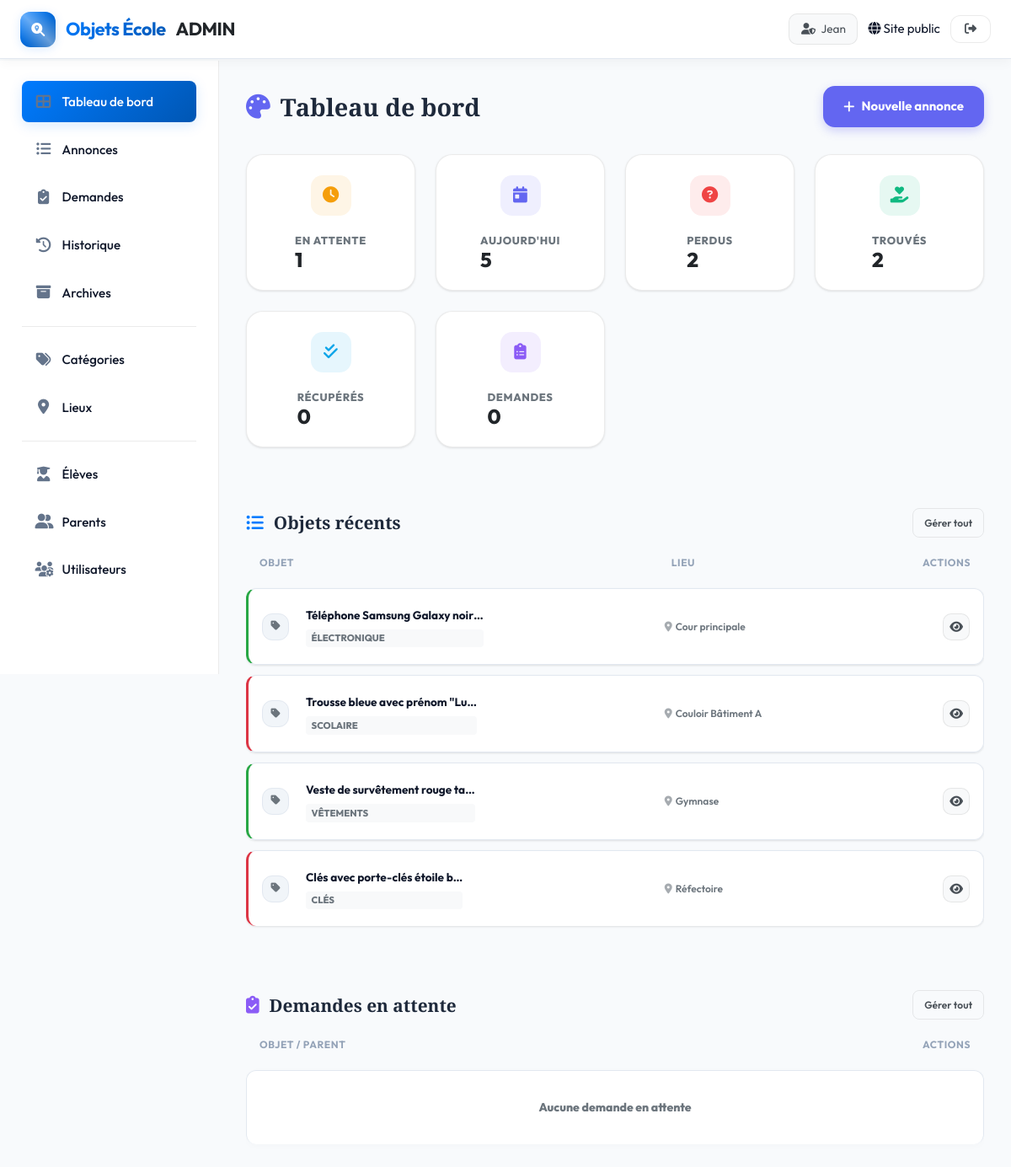
The page /admin/index.php (signed in) on the database its author committed.
### tables this page shows
CREATE TABLE utilisateurs (
    id INT AUTO_INCREMENT PRIMARY KEY,
    login VARCHAR(100) UNIQUE NOT NULL,
    mot_de_passe_hash VARCHAR(255) NOT NULL,
    role ENUM('admin','personnel','parent') NOT NULL DEFAULT 'parent',
    nom VARCHAR(100) NOT NULL,
    prenom VARCHAR(100) NOT NULL,
    email VARCHAR(150),
    tel VARCHAR(20),
    cin VARCHAR(30),
    actif TINYINT(1) DEFAULT 1,
    date_creation TIMESTAMP DEFAULT CURRENT_TIMESTAMP
);

CREATE TABLE annonces (
    id INT AUTO_INCREMENT PRIMARY KEY,
    type ENUM('perdu','trouve') NOT NULL,
    categorie_id INT NOT NULL,
    lieu_id INT NOT NULL,
    description TEXT NOT NULL,
    photo VARCHAR(255),
    contact_email VARCHAR(150),
    contact_tel VARCHAR(20),
    date_objet DATE,
    statut ENUM('en_attente','valide','recupere','donne','archive') DEFAULT 'en_attente',
    ip_utilisateur VARCHAR(45),
    declarant_nom VARCHAR(150),
    declarant_email VARCHAR(150),
    user_id INT NULL,
    date_creation TIMESTAMP DEFAULT CURRENT_TIMESTAMP,
    date_modification TIMESTAMP DEFAULT CURRENT_TIMESTAMP ON UPDATE CURRENT_TIMESTAMP,
    FOREIGN KEY (categorie_id) REFERENCES categories(id),
    FOREIGN KEY (lieu_id) REFERENCES lieux(id),
    FOREIGN KEY (user_id) REFERENCES utilisateurs(id) ON DELETE SET NULL
);

CREATE TABLE categories (
    id INT AUTO_INCREMENT PRIMARY KEY,
    nom VARCHAR(100) NOT NULL,
    icone VARCHAR(50) DEFAULT 'fas fa-box',
    date_creation TIMESTAMP DEFAULT CURRENT_TIMESTAMP
);

CREATE TABLE lieux (
    id INT AUTO_INCREMENT PRIMARY KEY,
    nom VARCHAR(150) NOT NULL,
    batiment VARCHAR(100),
    date_creation TIMESTAMP DEFAULT CURRENT_TIMESTAMP
);

### includes/functions.php (called while the page is built, shortened)
<?php
function url(string $path): string {
    return BASE_URL . '/' . ltrim($path, '/');
}

### includes/auth.php (called while the page is built, shortened)
<?php
function getCurrentUser(): ?array {
    $pdo = getDB();
    $stmt = $pdo->prepare("SELECT * FROM utilisateurs WHERE id = ? AND actif = 1");
    $stmt->execute([$_SESSION['user_id']]);
    return $stmt->fetch() ?: null;
}
function clean(string $str): string {
    return htmlspecialchars(trim($str), ENT_QUOTES, 'UTF-8');
}

### admin/index.php (the view, shortened to what this page needs)
<?php
$active_page = 'dashboard';
require_once __DIR__ . '/../includes/admin_header.php';
$stats_v2 = $pdo->query("
    SELECT
        SUM(statut='en_attente') AS en_attente,
        SUM(DATE(date_creation)=CURDATE()) AS aujourd_hui,
        SUM(statut='valide' AND type='perdu') AS perdus_actifs,
        SUM(statut='valide' AND type='trouve') AS trouves_actifs,
        SUM(statut='recupere') AS recuperes,
        (SELECT COUNT(*) FROM demandes_recuperation WHERE statut='en_attente') AS nb_demandes
    FROM annonces
")->fetch();
$demandes_en_attente_list = $pdo->query("
    SELECT dr.*,
           a.description AS annonce_desc, a.type AS annonce_type,
           u.nom AS parent_nom, e.prenom AS eleve_prenom, e.classe
    FROM demandes_recuperation dr
    JOIN annonces a ON dr.annonce_id = a.id
    JOIN utilisateurs u ON dr.parent_id = u.id
    JOIN eleves e ON dr.eleve_id = e.id
    WHERE dr.statut = 'en_attente'
    ORDER BY dr.date_demande DESC
")->fetchAll();
$objets_recents = $pdo->query("
    SELECT a.*, c.nom AS cat_nom, l.nom AS lieu_nom
    FROM annonces a
    JOIN categories c ON a.categorie_id = c.id
    JOIN lieux l ON a.lieu_id = l.id
    WHERE a.statut = 'valide'
    ORDER BY a.date_creation DESC LIMIT 5
")->fetchAll();
?>
<div class="vue-ensemble-header">
  <div class="vue-ensemble-title">
    <i class="fas fa-palette" style="color:#6366f1;"></i> Tableau de bord
  </div>
  <a href="<?= url('admin/annonces.php?action=nouveau') ?>" class="btn-new-annonce">
    <i class="fas fa-plus"></i> Nouvelle annonce
  </a>
</div>
<div class="kpi-grid-v3" style="display:grid; grid-template-columns:repeat(auto-fit, minmax(180px, 1fr)); gap:1.5rem; margin-bottom:2.5rem;">
  <div class="kpi-card-v3" style="background:var(--surface); padding:1.5rem; border-radius:20px; border:1px solid var(--border); box-shadow:var(--shadow-sm); display:flex; align-items:center; gap:1.2rem; transition:var(--transition);">
    <div class="kpi-icon-v3" style="width:48px; height:48px; border-radius:14px; display:flex; align-items:center; justify-content:center; font-size:1.2rem; background:rgba(245, 158, 11, 0.1); color:#f59e0b;"><i class="fas fa-clock"></i></div>
    <div class="kpi-info-v3">
      <h3 style="margin:0; font-size:0.8rem; color:var(--text3); text-transform:uppercase; letter-spacing:0.05em;">En attente</h3>
      <div class="value" style="font-size:1.5rem; font-weight:800; color:var(--text);"><?= (int)$stats_v2['en_attente'] ?></div>
    </div>
  </div>
  <div class="kpi-card-v3" style="background:var(--surface); padding:1.5rem; border-radius:20px; border:1px solid var(--border); box-shadow:var(--shadow-sm); display:flex; align-items:center; gap:1.2rem; transition:var(--transition);">
    <div class="kpi-icon-v3" style="width:48px; height:48px; border-radius:14px; display:flex; align-items:center; justify-content:center; font-size:1.2rem; background:rgba(99, 102, 241, 0.1); color:#6366f1;"><i class="fas fa-calendar-day"></i></div>
    <div class="kpi-info-v3">
      <h3 style="margin:0; font-size:0.8rem; color:var(--text3); text-transform:uppercase; letter-spacing:0.05em;">Aujourd'hui</h3>
      <div class="value" style="font-size:1.5rem; font-weight:800; color:var(--text);"><?= (int)$stats_v2['aujourd_hui'] ?></div>
    </div>
  </div>
  <div class="kpi-card-v3" style="background:var(--surface); padding:1.5rem; border-radius:20px; border:1px solid var(--border); box-shadow:var(--shadow-sm); display:flex; align-items:center; gap:1.2rem; transition:var(--transition);">
    <div class="kpi-icon-v3" style="width:48px; height:48px; border-radius:14px; display:flex; align-items:center; justify-content:center; font-size:1.2rem; background:rgba(239, 68, 68, 0.1); color:#ef4444;"><i class="fas fa-question-circle"></i></div>
    <div class="kpi-info-v3">
      <h3 style="margin:0; font-size:0.8rem; color:var(--text3); text-transform:uppercase; letter-spacing:0.05em;">Perdus</h3>
      <div class="value" style="font-size:1.5rem; font-weight:800; color:var(--text);"><?= (int)$stats_v2['perdus_actifs'] ?></div>
    </div>
  </div>
  <div class="kpi-card-v3" style="background:var(--surface); padding:1.5rem; border-radius:20px; border:1px solid var(--border); box-shadow:var(--shadow-sm); display:flex; align-items:center; gap:1.2rem; transition:var(--transition);">
    <div class="kpi-icon-v3" style="width:48px; height:48px; border-radius:14px; display:flex; align-items:center; justify-content:center; font-size:1.2rem; background:rgba(16, 185, 129, 0.1); color:#10b981;"><i class="fas fa-hand-holding-heart"></i></div>
    <div class="kpi-info-v3">
      <h3 style="margin:0; font-size:0.8rem; color:var(--text3); text-transform:uppercase; letter-spacing:0.05em;">Trouvés</h3>
      <div class="value" style="font-size:1.5rem; font-weight:800; color:var(--text);"><?= (int)$stats_v2['trouves_actifs'] ?></div>
    </div>
  </div>
  <div class="kpi-card-v3" style="background:var(--surface); padding:1.5rem; border-radius:20px; border:1px solid var(--border); box-shadow:var(--shadow-sm); display:flex; align-items:center; gap:1.2rem; transition:var(--transition);">
    <div class="kpi-icon-v3" style="width:48px; height:48px; border-radius:14px; display:flex; align-items:center; justify-content:center; font-size:1.2rem; background:rgba(14, 165, 233, 0.1); color:#0ea5e9;"><i class="fas fa-check-double"></i></div>
    <div class="kpi-info-v3">
      <h3 style="margin:0; font-size:0.8rem; color:var(--text3); text-transform:uppercase; letter-spacing:0.05em;">Récupérés</h3>
      <div class="value" style="font-size:1.5rem; font-weight:800; color:var(--text);"><?= (int)$stats_v2['recuperes'] ?></div>
    </div>
  </div>
  <div class="kpi-card-v3" style="background:var(--surface); padding:1.5rem; border-radius:20px; border:1px solid var(--border); box-shadow:var(--shadow-sm); display:flex; align-items:center; gap:1.2rem; transition:var(--transition);">
    <div class="kpi-icon-v3" style="width:48px; height:48px; border-radius:14px; display:flex; align-items:center; justify-content:center; font-size:1.2rem; background:rgba(139, 92, 246, 0.1); color:#8b5cf6;"><i class="fas fa-clipboard-list"></i></div>
    <div class="kpi-info-v3">
      <h3 style="margin:0; font-size:0.8rem; color:var(--text3); text-transform:uppercase; letter-spacing:0.05em;">Demandes</h3>
      <div class="value" style="font-size:1.5rem; font-weight:800; color:var(--text);"><?= (int)$stats_v2['nb_demandes'] ?></div>
    </div>
  </div>
</div>
<div class="dashboard-split-layout">
  <div class="dashboard-col">
    <div class="vue-ensemble-header" style="margin-top:2rem; margin-bottom:1.5rem;">
      <div class="vue-ensemble-title" style="font-size:1.3rem;">
        <i class="fas fa-list-ul" style="color:var(--accent);"></i> Objets récents
      </div>
      <a href="<?= url('admin/annonces.php') ?>" class="btn-sm-outline">Gérer tout</a>
    </div>
    <div class="admin-table-wrap" style="background:transparent; border:none; box-shadow:none;">
      <table class="admin-table" style="border-collapse: separate; border-spacing: 0 0.8rem; margin-top:-1rem;">
        <thead>
          <tr style="background:transparent; box-shadow:none;">
            <th style="padding-left:1rem;">Objet</th>
            <th>Lieu</th>
            <th style="text-align:right; padding-right:1rem;">Actions</th>
          </tr>
        </thead>
        <tbody>
          <?php if (empty($objets_recents)): ?>
            <tr style="background:var(--surface);"><td colspan="3" class="text-center" style="padding:2rem; border-radius:12px;">Aucun objet récent</td></tr>
          <?php else: ?>
            <?php foreach ($objets_recents as $o): ?>
              <tr style="background:var(--surface); box-shadow:var(--shadow-sm); transition:var(--transition); border-radius:12px;">
                <td style="padding-left:1rem; border-radius:12px 0 0 12px; border-left:3px solid <?= $o['type'] === 'trouve' ? 'var(--trouve)' : 'var(--perdu)' ?>;">
                  <div class="obj-cell-premium">
                    <div class="obj-img-rounded mini">
                      <?php if ($o['photo']): ?>
                        <img src="<?= photoUrl($o['photo']) ?>" style="width:100%; height:100%; border-radius:inherit; object-fit:cover;">
                      <?php else: ?>
                        <i class="fas fa-tag"></i>
                      <?php endif; ?>
                    </div>
                    <div class="obj-info-main">
                      <span class="title" style="font-size:0.85rem; font-weight:700;"><?= clean(mb_strimwidth($o['description'], 0, 30, '…')) ?></span>
                      <span class="badge-sub" style="font-size:0.7rem; background:var(--bg2); padding:0.1rem 0.4rem; border-radius:4px;"><?= clean($o['cat_nom']) ?></span>
                    </div>
                  </div>
                </td>
                <td>
                  <div style="font-size:0.75rem; color:var(--text3); font-weight:600;">
                    <i class="fas fa-map-marker-alt" style="margin-right:4px; opacity:0.6;"></i><?= clean($o['lieu_nom']) ?>
                  </div>
                </td>
                <td style="text-align:right; padding-right:1rem; border-radius:0 12px 12px 0;">
                  <a href="<?= url('detail.php') ?>?id=<?= $o['id'] ?>" class="btn-icon-sm" style="width:32px; height:32px; background:var(--bg2); border-radius:10px; display:inline-flex; align-items:center; justify-content:center; color:var(--text2);" title="Voir"><i class="fas fa-eye"></i></a>
                </td>
              </tr>
            <?php endforeach; ?>
          <?php endif; ?>
        </tbody>
      </table>
    </div>
  </div>
  <div class="dashboard-col">
    <div class="vue-ensemble-header" style="margin-top:2rem; margin-bottom:1.5rem;">
      <div class="vue-ensemble-title" style="font-size:1.3rem;">
        <i class="fas fa-clipboard-check" style="color:#8b5cf6;"></i> Demandes en attente
      </div>
      <a href="<?= url('admin/demandes.php') ?>" class="btn-sm-outline">Gérer tout</a>
    </div>
    <div class="admin-table-wrap" style="background:transparent; border:none; box-shadow:none;">
      <table class="admin-table" style="border-collapse: separate; border-spacing: 0 0.8rem; margin-top:-1rem;">
        <thead>
          <tr style="background:transparent; box-shadow:none;">
            <th style="padding-left:1rem;">Objet / Parent</th>
            <th style="text-align:right; padding-right:1rem;">Actions</th>
          </tr>
        </thead>
        <tbody>
          <?php if (empty($demandes_en_attente_list)): ?>
            <tr style="background:var(--surface);"><td colspan="2" style="text-align:center; padding:2rem; border-radius:12px; color:var(--text3);">Aucune demande en attente</td></tr>
          <?php endif; ?>
        </tbody>
      </table>
    </div>
  </div>
</div>
<?php require_once __DIR__ . '/../includes/admin_footer.php'; ?>

### includes/admin_header.php (shortened to what this page needs)
<?php
require_once __DIR__ . '/auth.php';
$admin_user = getCurrentUser();
?>
<!DOCTYPE html>
<html lang="fr">
<head>
  <link rel="stylesheet" href="<?= url('public/css/style.css') ?>">
  <link rel="stylesheet" href="https://cdnjs.cloudflare.com/ajax/libs/font-awesome/6.5.0/css/all.min.css">
</head>
<body class="admin-body">
  <nav class="navbar admin-navbar">
    <div class="nav-inner">
      <a href="<?= url('admin/index.php') ?>" class="logo">
        <span class="logo-icon"><i class="fas fa-search-location"></i></span>
        <strong>Objets École</strong> <span>ADMIN</span>
      </a>
      <div class="nav-actions">
        <div class="user-badge">
          <i class="fas fa-user-shield"></i>
          <span><?= clean($admin_user['prenom']) ?></span>
        </div>
        <a href="<?= url('index.php') ?>" class="btn-outline">
          <i class="fas fa-globe"></i> Site public
        </a>
        <a href="<?= url('logout.php') ?>" class="btn-logout" title="Déconnexion">
          <i class="fas fa-sign-out-alt"></i>
        </a>
      </div>
    </div>
  </nav>
  <div class="admin-layout">
    <aside class="admin-sidebar">
      <nav class="sidebar-nav">
        <a href="<?= url('admin/index.php') ?>" class="sidebar-link <?= $active_page === 'dashboard' ? 'active' : '' ?>">
          <i class="fas fa-th-large"></i> Tableau de bord
        </a>
        <a href="<?= url('admin/annonces.php') ?>" class="sidebar-link <?= strpos($active_page, 'annonces') !== false ? 'active' : '' ?>">
          <i class="fas fa-list-ul"></i> Annonces
        </a>
        <a href="<?= url('admin/demandes.php') ?>" class="sidebar-link <?= $active_page === 'demandes' ? 'active' : '' ?>">
          <i class="fas fa-clipboard-check"></i> Demandes
        </a>
        <a href="<?= url('admin/historique.php') ?>" class="sidebar-link <?= $active_page === 'historique' ? 'active' : '' ?>">
          <i class="fas fa-history"></i> Historique
        </a>
        <a href="<?= url('admin/archives.php') ?>" class="sidebar-link <?= $active_page === 'archives' ? 'active' : '' ?>">
          <i class="fas fa-archive"></i> Archives
        </a>
        <div class="nav-divider" style="height:1px; background:var(--border); margin:0.5rem 0;"></div>
        <a href="<?= url('admin/categories.php') ?>" class="sidebar-link <?= $active_page === 'categories' ? 'active' : '' ?>">
          <i class="fas fa-tags"></i> Catégories
        </a>
        <a href="<?= url('admin/lieux.php') ?>" class="sidebar-link <?= $active_page === 'lieux.php' ? 'active' : '' ?>">
          <i class="fas fa-map-marker-alt"></i> Lieux
        </a>
        <div class="nav-divider" style="height:1px; background:var(--border); margin:0.5rem 0;"></div>
        <a href="<?= url('admin/eleves.php') ?>" class="sidebar-link <?= $active_page === 'eleves' ? 'active' : '' ?>">
          <i class="fas fa-user-graduate"></i> Élèves
        </a>
        <a href="<?= url('admin/parents.php') ?>" class="sidebar-link <?= $active_page === 'parents' ? 'active' : '' ?>">
          <i class="fas fa-user-friends"></i> Parents
        </a>
        <?php if ($admin_user['role'] === 'admin'): ?>
          <a href="<?= url('admin/utilisateurs.php') ?>" class="sidebar-link <?= $active_page === 'utilisateurs' ? 'active' : '' ?>">
            <i class="fas fa-users-cog"></i> Utilisateurs
          </a>
        <?php endif; ?>
      </nav>
    </aside>
    <div class="admin-content">

### rows shown on the page
utilisateurs: prenom "Jean"
annonces: description "Téléphone Samsung Galaxy noir…", categorie.nom "ÉLECTRONIQUE", lieu.nom "Cour principale"
annonces: description "Trousse bleue avec prénom \"Lu…", categorie.nom "SCOLAIRE", lieu.nom "Couloir Bâtiment A"
annonces: description "Veste de survêtement rouge ta…", categorie.nom "VÊTEMENTS", lieu.nom "Gymnase", $o['id'] 3 (drawn)
annonces: description "Clés avec porte-clés étoile b…", categorie.nom "CLÉS", lieu.nom "Réfectoire"

### other values the page prints
$stats_v2['en_attente'] "1"
$stats_v2['aujourd_hui'] "5"
$stats_v2['perdus_actifs'] "2"
$stats_v2['trouves_actifs'] "2"
$stats_v2['recuperes'] "0"
$stats_v2['nb_demandes'] "0"
